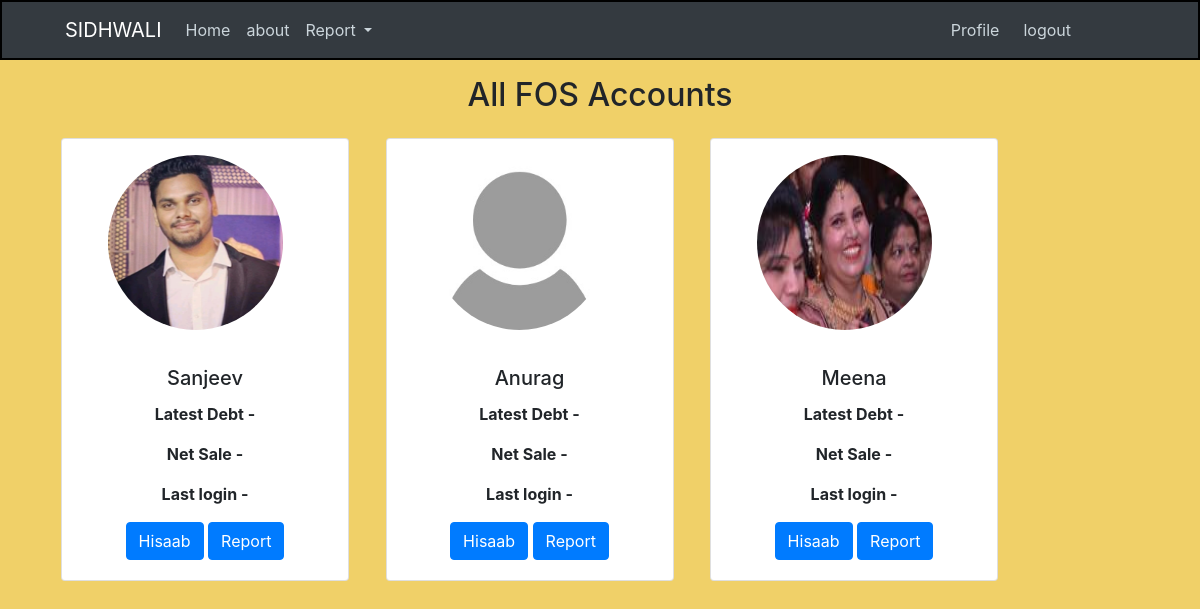
The page /home (signed in) on the database as committed earlier.
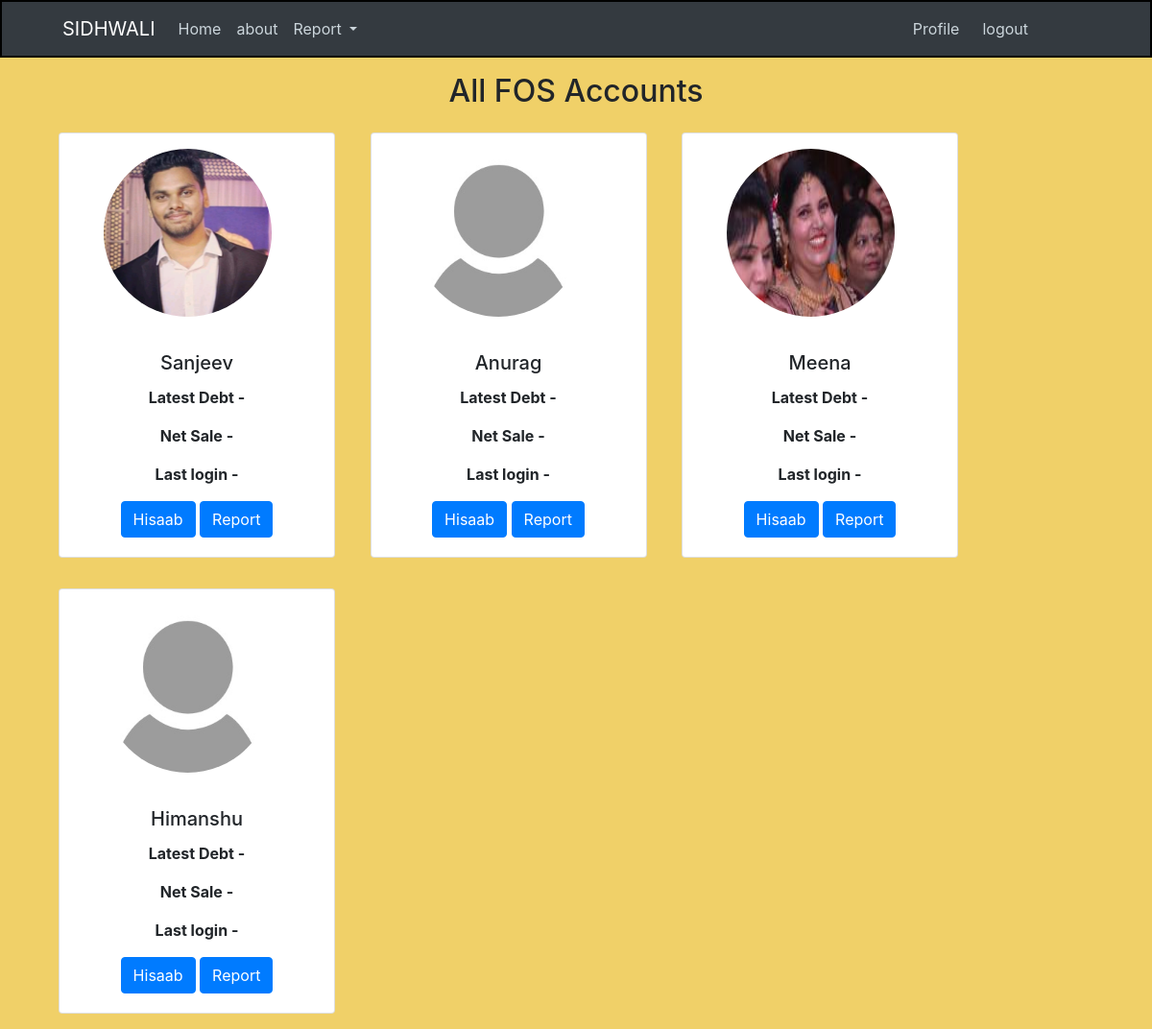
The same page on the database as committed later.
### crm/models.py (models this page shows, shortened)
class User(db.Model, UserMixin):
    id = db.Column(db.Integer, primary_key=True)
    username = db.Column(db.String(20), unique=True, nullable=False)
    email = db.Column(db.String(120), unique=True, nullable=False)
    image_file = db.Column(db.String(20), nullable=False, default="default.jpeg")
    password = db.Column(db.String(20), nullable=False)
    pos_id = db.Column(db.Integer, unique=True, nullable=False)
    hisaab = db.relationship("Hisaab", backref="fos", lazy=True)

### crm/routes.py (the view)
@app.route("/home")
@login_required
def home():
    fos = User.query.all()
    hisaab = Hisaab.query.filter()
    return render_template("home.html", title="Home", fos=fos, hisaab=hisaab)

### crm/models.py (called while the page is built)
@login_manager.user_loader
def load_user(user_id):
    return User.query.get(int(user_id))

### crm/templates/home.html
{% extends "index.html" %}
{% block content  %}
<div class="container mt-3">
   <h2 class="text-center">All FOS Accounts</h2>
   {% for fse in fos %}
   <div class="card d-inline-flex m-3 align-items-center" style="width: 18rem;">
      <div class="mt-3">
         <img class="rounded-circle account-img"
            src="{{ url_for("static", filename="profile_pics/" + fse.image_file) }}">
      </div>
      <div class="card-body text-center">
         <h5 class="card-title">{{fse.username}}</h5>
         <p class="card-text"><strong>Latest Debt - {{ hisaab.latest_debt  }}</strong></p>
         <p class="card-text"><strong>Net Sale - {{ hisaab.net_sale  }}</strong></p>
         <p class="card-text"><strong>Last login - {{ hisaab.date  }}</strong></p>
         <a href="{{ url_for('hisaab') }}" class="btn btn-primary">Hisaab</a>
         <a href="{{ url_for('report') }}" class="btn btn-primary">Report</a>
      </div>
   </div>
   {% endfor %}
</div>
{% endblock content %}

### crm/templates/index.html (shortened to what this page needs)
<!doctype html>
<html lang="en">
<head>
   <link rel="stylesheet" href="https://maxcdn.bootstrapcdn.com/bootstrap/4.0.0/css/bootstrap.min.css"
>
   <link rel="stylesheet" href="{{ url_for('static', filename='main.css') }}">
</head>
<body>
   <header class="site-header">
      <nav class="navbar navbar-expand-lg navbar-dark bg-dark px-5">
         <div class="container">
            <a class="navbar-brand" href="/">SIDHWALI</a>
            <div class="collapse navbar-collapse" id="navbarSupportedContent">
               <div class="navbar-nav mr-auto">
                  <li class="nav-item">
                     <a class="nav-link" href="{{ url_for('home') }}">Home</a>
                  </li>
                  <li class="nav-item">
                     <a class="nav-link" href="{{ url_for('about') }}">about</a>
                  </li>
                  <li class="nav-item dropdown">
                     <a class="nav-link dropdown-toggle" href="#" id="navbarDropdown" role="button"
                        data-toggle="dropdown" aria-haspopup="true" aria-expanded="false">
                        Report
                     </a>
                  </li>
               </div>
               <div class="navbar-nav mr-5 ml-2">
                  <div class="d-flex justify-content-center">
                     {% if current_user.is_authenticated %}
                     <li class="nav-item">
                        <a class="nav-link mr-2" href="{{ url_for('profile') }}">Profile</a>
                     </li>
                     <li class="nav-item">
                        <a class="nav-link mr-2" href="{{ url_for('logout') }}">logout</a>
                     </li>
                     {% endif %}
                  </div>
               </div>
            </div>
         </div>
      </nav>
   </header>
   <main role="main">
      {% block content %} {% endblock content %}
   </main>
</body>
</html>

### crm/static/main.css (style rules this page uses)
body { background-color: rgb(240, 208, 104); }
.site-header { min-height: min-content; border: 2px solid black; }
.site-header .navbar-nav .nav-link { color: #cbd5db; }
.account-img { height: 175px; width: 175px; margin-right: 20px; margin-bottom: 16px; }

Rows that differ between the two databases and show on the page:
added User: image_file (placeholder picture), username "Himanshu"
